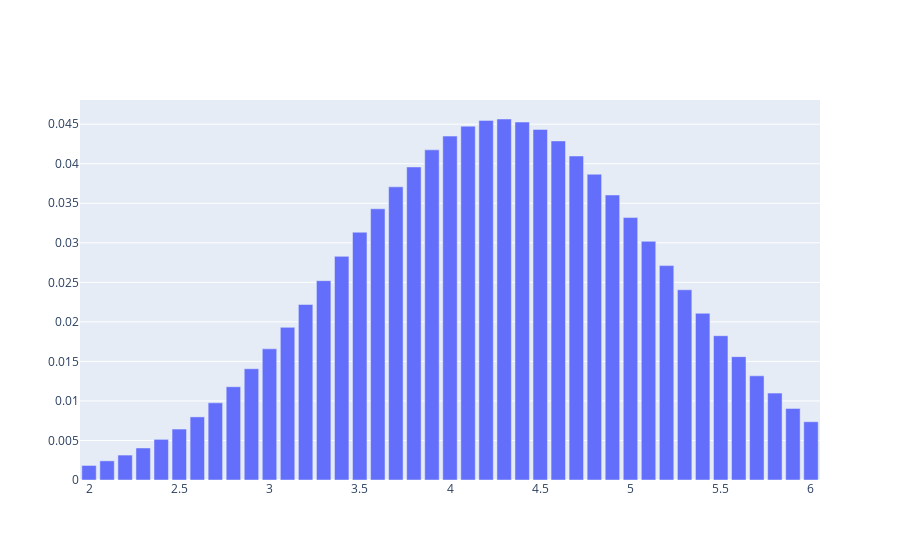

Notebook code cell kept with this figure:
### Code cell
import numpy as np
from scipy.stats import norm
from scipy.signal import normalize
import plotly.graph_objects as go

proba_per_bin = norm.pdf(U.bins, loc=pred_FEV1, scale=pred_FEV1_std)
proba_per_bin_norm = proba_per_bin / sum(proba_per_bin)

fig = go.Figure(data=[go.Bar(x=U.bins, y=proba_per_bin_norm)])
fig.show()

sum(proba_per_bin_norm)

### Figure 1 — Plotly figure (JSON) as saved in the notebook; plotly's stock layout.template omitted (floating-point values rounded to 4 significant figures)
{"data": [{"type": "bar", "x": [2, 2.1, 2.2, 2.3, 2.4, 2.5, 2.6, 2.7, 2.8, 2.9, 3.0, 3.1, 3.2, 3.3, 3.4, 3.5, 3.6, 3.7, 3.8, 3.9, 4.0, 4.1, 4.2, 4.3, 4.4, 4.5, 4.6, 4.7, 4.8, 4.9, 5.0, 5.1, 5.2, 5.3, 5.4, 5.5, 5.6, 5.7, 5.8, 5.9, 6.0], "y": [0.00184, 0.002423, 0.003153, 0.004051, 0.005142, 0.006446, 0.007982, 0.009762, 0.01179, 0.01407, 0.01658, 0.01931, 0.0222, 0.02521, 0.02828, 0.03134, 0.0343, 0.03708, 0.03959, 0.04176, 0.0435, 0.04476, 0.04548, 0.04566, 0.04527, 0.04434, 0.04289, 0.04098, 0.03867, 0.03605, 0.03319, 0.03019, 0.02712, 0.02406, 0.02108, 0.01825, 0.0156, 0.01318, 0.01099, 0.009056, 0.00737]}], "layout": {}}
